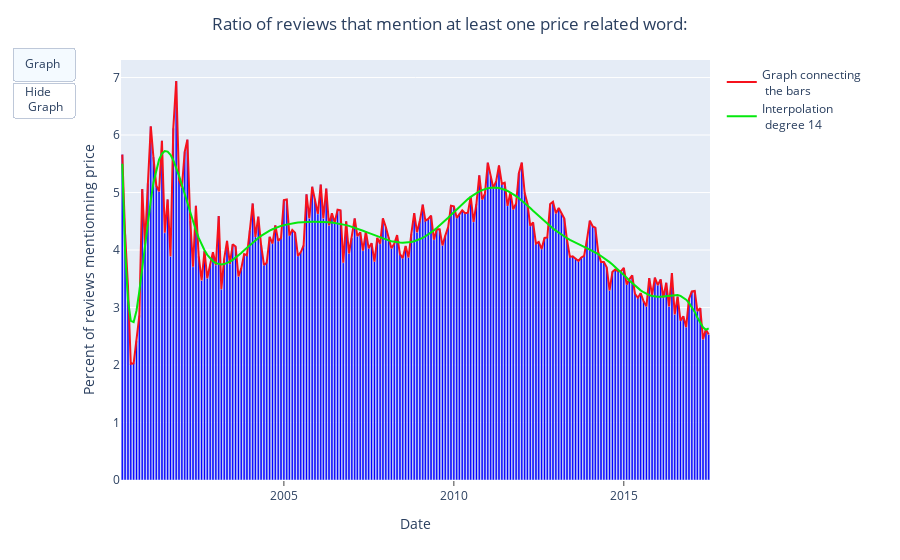

This figure's notebook cell:
### Code cell
#add the graph connecting the bars
fig_1a.add_trace(go.Scatter(
    x=df_ratio['month_year'],
    y=df_ratio['interpolate'],
    name="Interpolation <br> degree 14",
    line=dict(color="#05e80d"),
))

fig_1a.show()

### Figure 1 — Plotly figure (JSON) as saved in the notebook; plotly's stock layout.template omitted (floating-point values rounded to 4 significant figures; data arrays with more than 128 entries replaced by an {"elided": "..."} marker saying what was removed)
{"data": [{"alignmentgroup": "True", "hovertemplate": "month_year=%{x}<br>ratio=%{y}<extra></extra>", "legendgroup": "", "marker": {"color": "blue", "pattern": {"shape": ""}}, "name": "", "offsetgroup": "", "orientation": "v", "showlegend": false, "textposition": "auto", "type": "bar", "x": {"elided": "208 str values"}, "xaxis": "x", "y": {"elided": "208 float values"}, "yaxis": "y"}, {"line": {"color": "#f6111c"}, "name": "Graph connecting <br> the bars", "type": "scatter", "x": {"elided": "208 str values"}, "y": {"elided": "208 float values"}}, {"line": {"color": "#05e80d"}, "name": "Interpolation <br> degree 14", "type": "scatter", "x": {"elided": "208 str values"}, "y": {"elided": "208 float values"}}], "layout": {"barmode": "relative", "legend": {"tracegroupgap": 0}, "margin": {"l": 30, "r": 190, "t": 60}, "paper_bgcolor": "rgba(0,0,0,0)", "title": {"text": "Ratio of reviews that mention at least one price related word:", "x": 0.5}, "updatemenus": [{"buttons": [{"args": [{"visible": [true, true]}], "label": "Graph", "method": "update"}, {"args": [{"visible": [true, false]}], "label": "Hide <br> Graph", "method": "update"}], "direction": "down", "type": "buttons", "x": -0.08, "y": 1.03}], "xaxis": {"anchor": "y", "domain": [0, 1], "ticks": "outside", "title": {"text": "Date"}}, "yaxis": {"anchor": "x", "domain": [0, 1], "title": {"text": "Percent of reviews mentionning price"}}}}
